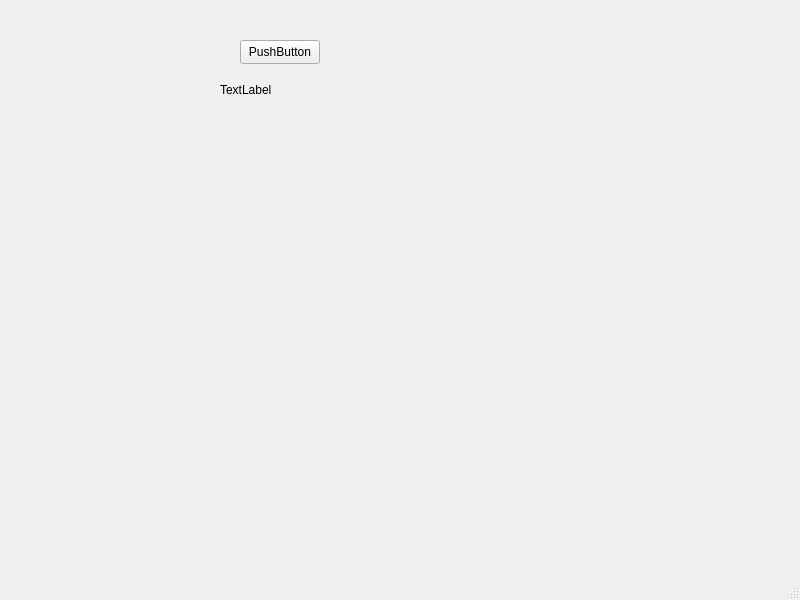
<?xml version="1.0" encoding="UTF-8"?>
<ui version="4.0">
 <class>MainWindow</class>
 <widget class="QMainWindow" name="MainWindow">
  <property name="geometry">
   <rect>
    <x>0</x>
    <y>0</y>
    <width>800</width>
    <height>600</height>
   </rect>
  </property>
  <property name="windowTitle">
   <string>MainWindow</string>
  </property>
  <widget class="QWidget" name="centralwidget">
   <widget class="QPushButton" name="pushButton">
    <property name="geometry">
     <rect>
      <x>240</x>
      <y>40</y>
      <width>80</width>
      <height>24</height>
     </rect>
    </property>
    <property name="text">
     <string>PushButton</string>
    </property>
   </widget>
   <widget class="QLabel" name="label">
    <property name="geometry">
     <rect>
      <x>220</x>
      <y>80</y>
      <width>131</width>
      <height>20</height>
     </rect>
    </property>
    <property name="text">
     <string>TextLabel</string>
    </property>
   </widget>
  </widget>
  <widget class="QMenuBar" name="menubar">
   <property name="geometry">
    <rect>
     <x>0</x>
     <y>0</y>
     <width>800</width>
     <height>21</height>
    </rect>
   </property>
  </widget>
  <widget class="QStatusBar" name="statusbar"/>
 </widget>
 <resources/>
 <connections/>
</ui>
